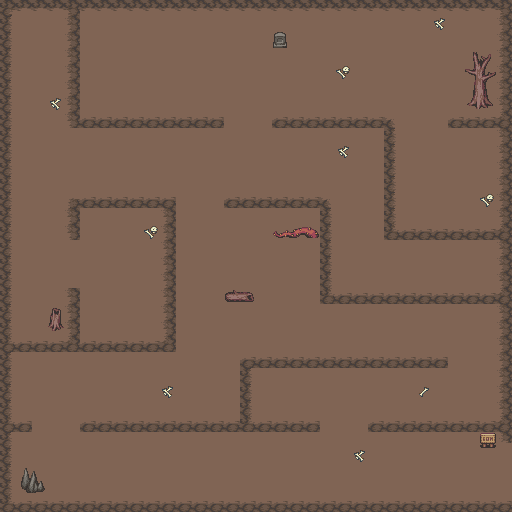

This is a level from a 2D game, rendered from its Tiled map with the project's own tilesets. A one-line summary and the map file follow, with tile-layer data summarised:
An orthogonal 32x32 tile map with 16x16 px tiles, 3 tile layers (fundo, colisao, cenario).

<map version="1.2" tiledversion="1.2.4" orientation="orthogonal" renderorder="right-down" width="32" height="32" tilewidth="16" tileheight="16" infinite="0" nextlayerid="4" nextobjectid="1">
 <tileset firstgid="1" name="mapa" tilewidth="16" tileheight="16" tilecount="840" columns="40">
  <image source="../images/mapa.png" width="640" height="336" />
 </tileset>
 <layer id="1" name="fundo" width="32" height="32">
  <data>[1024 cells, 1024 non-empty, 1 distinct tile ids]</data>
 </layer>
 <layer id="2" name="colisao" width="32" height="32">
  <data>[1024 cells, 265 non-empty, 22 distinct tile ids]</data>
 </layer>
 <layer id="3" name="cenario" width="32" height="32">
  <data>[1024 cells, 19 non-empty, 13 distinct tile ids]</data>
 </layer>
</map>
